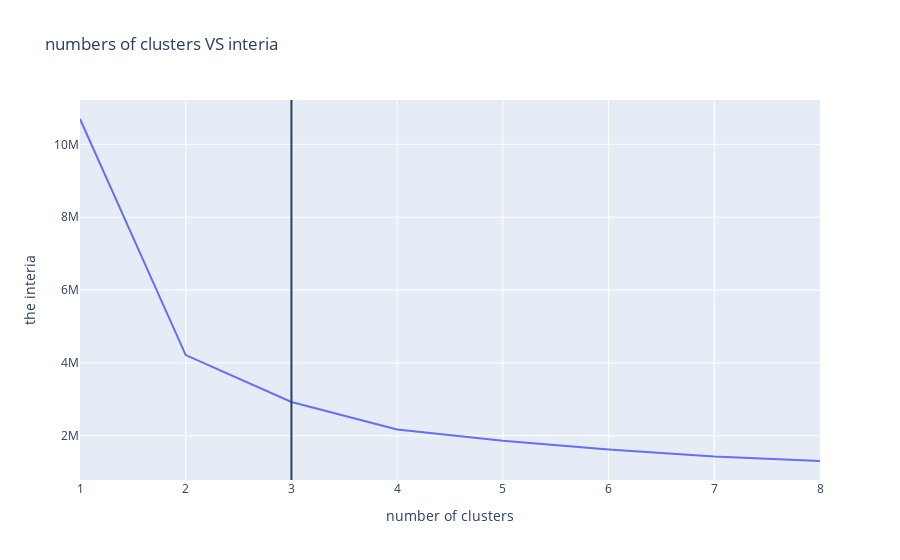

The notebook cell saved with this chart:
### Markdown cell above
- let's try making new feature that cluster the age and the bmi

### Code cell
# know the best cluster 
ks=[1,2,3,4,5,6,7,8]
inertia=[]
for k in ks:
    kmeans=KMeans(n_clusters=k)
    x=train[["age","bmi","avg_glucose_level"]] 
    kmeans.fit(x)
    inertia.append(kmeans.inertia_)
fig=px.line(x=ks,y=inertia,labels={"x":"number of clusters","y":"the interia"},title="numbers of clusters VS interia")
fig.add_vline(x=3)

### Figure 1 — Plotly figure (JSON) as saved in the notebook; plotly's stock layout.template omitted (floating-point values rounded to 4 significant figures)
{"data": [{"hovertemplate": "number of clusters=%{x}<br>the interia=%{y}<extra></extra>", "legendgroup": "", "line": {"color": "#636efa", "dash": "solid"}, "mode": "lines", "name": "", "orientation": "v", "showlegend": false, "type": "scatter", "x": [1, 2, 3, 4, 5, 6, 7, 8], "xaxis": "x", "y": [10700000.0, 4214000.0, 2926000.0, 2168000.0, 1859000.0, 1622000.0, 1425000.0, 1304000.0], "yaxis": "y"}], "layout": {"legend": {"tracegroupgap": 0}, "shapes": [{"type": "line", "x0": 3, "x1": 3, "xref": "x", "y0": 0, "y1": 1, "yref": "y domain"}], "title": {"text": "numbers of clusters VS interia"}, "xaxis": {"anchor": "y", "domain": [0.0, 1.0], "title": {"text": "number of clusters"}}, "yaxis": {"anchor": "x", "domain": [0.0, 1.0], "title": {"text": "the interia"}}}}
